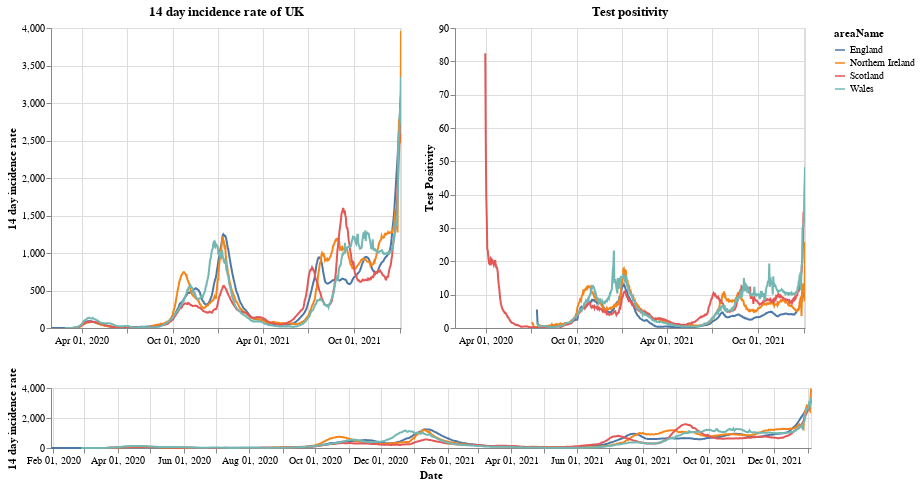

Notebook code for this chart:
### Markdown cell above
# Plots

First a plot with each country in the UK. The top right shows the positivity rate for (which is the percentage of registered tests which were positive) while the top left is the 14 day incidence rate. The bottom chart can be used to select the timeframe (does not work on a mobile device).

### Code cell
#collapse
brush = alt.selection(type='interval', name='DateBrush',encodings=['x'],fields=['Time'])
leg_selection = alt.selection_multi(fields=['areaName'], bind='legend')

base = alt.Chart(uk_cases).mark_line().encode(
    x=alt.X("yearmonthdate(date):T", axis=alt.Axis(title='Date')),
    y=alt.Y("twoWeeklyCasesRate:Q", axis=alt.Axis(title='14 day incidence rate')),
    tooltip=['areaName', 'date','twoWeeklyCasesRate', 'testPositivity'],
    color='areaName',
    opacity=alt.condition(leg_selection, alt.value(2), alt.value(0.1))
).add_selection(leg_selection).properties(width=350)

upper = base.encode(alt.X('yearmonthdate(date):T', axis=alt.Axis(title=''),
                         scale=alt.Scale(domain=brush))
                   ).properties(title=f'14 day incidence rate of UK')
upper_right = upper.encode(alt.Y('testPositivity:Q', axis=alt.Axis(title='Test Positivity'))).properties(title='Test positivity')
lower = base.properties(height=60, width = 760).add_selection(brush)

(upper | upper_right) & lower

### Figure 1 — Vega-Lite specification as saved in the notebook (floating-point values rounded to 4 significant figures; data arrays with more than 128 entries replaced by an {"elided": "..."} marker saying what was removed)
{"config": {"view": {"continuousWidth": 400, "continuousHeight": 300}}, "vconcat": [{"hconcat": [{"mark": "line", "encoding": {"color": {"type": "nominal", "field": "areaName"}, "opacity": {"condition": {"value": 2, "selection": "selector001"}, "value": 0.1}, "tooltip": [{"type": "nominal", "field": "areaName"}, {"type": "temporal", "field": "date"}, {"type": "quantitative", "field": "twoWeeklyCasesRate"}, {"type": "quantitative", "field": "testPositivity"}], "x": {"type": "temporal", "axis": {"title": ""}, "field": "date", "scale": {"domain": {"selection": "DateBrush"}}, "timeUnit": "yearmonthdate"}, "y": {"type": "quantitative", "axis": {"title": "14 day incidence rate"}, "field": "twoWeeklyCasesRate"}}, "selection": {"selector001": {"type": "multi", "fields": ["areaName"], "bind": "legend"}}, "title": "14 day incidence rate of UK", "width": 350}, {"mark": "line", "encoding": {"color": {"type": "nominal", "field": "areaName"}, "opacity": {"condition": {"value": 2, "selection": "selector001"}, "value": 0.1}, "tooltip": [{"type": "nominal", "field": "areaName"}, {"type": "temporal", "field": "date"}, {"type": "quantitative", "field": "twoWeeklyCasesRate"}, {"type": "quantitative", "field": "testPositivity"}], "x": {"type": "temporal", "axis": {"title": ""}, "field": "date", "scale": {"domain": {"selection": "DateBrush"}}, "timeUnit": "yearmonthdate"}, "y": {"type": "quantitative", "axis": {"title": "Test Positivity"}, "field": "testPositivity"}}, "selection": {"selector001": {"type": "multi", "fields": ["areaName"], "bind": "legend"}}, "title": "Test positivity", "width": 350}]}, {"mark": "line", "encoding": {"color": {"type": "nominal", "field": "areaName"}, "opacity": {"condition": {"value": 2, "selection": "selector001"}, "value": 0.1}, "tooltip": [{"type": "nominal", "field": "areaName"}, {"type": "temporal", "field": "date"}, {"type": "quantitative", "field": "twoWeeklyCasesRate"}, {"type": "quantitative", "field": "testPositivity"}], "x": {"type": "temporal", "axis": {"title": "Date"}, "field": "date", "timeUnit": "yearmonthdate"}, "y": {"type": "quantitative", "axis": {"title": "14 day incidence rate"}, "field": "twoWeeklyCasesRate"}}, "height": 60, "selection": {"selector001": {"type": "multi", "fields": ["areaName"], "bind": "legend"}, "DateBrush": {"type": "interval", "encodings": ["x"], "fields": ["Time"]}}, "width": 760}], "data": {"name": "data-fa4d166b1f3e217b4165471d48400fa7"}, "$schema": "https://vega.github.io/schema/vega-lite/v4.8.1.json", "datasets": {"data-fa4d166b1f3e217b4165471d48400fa7": {"elided": "2732 records"}}}
